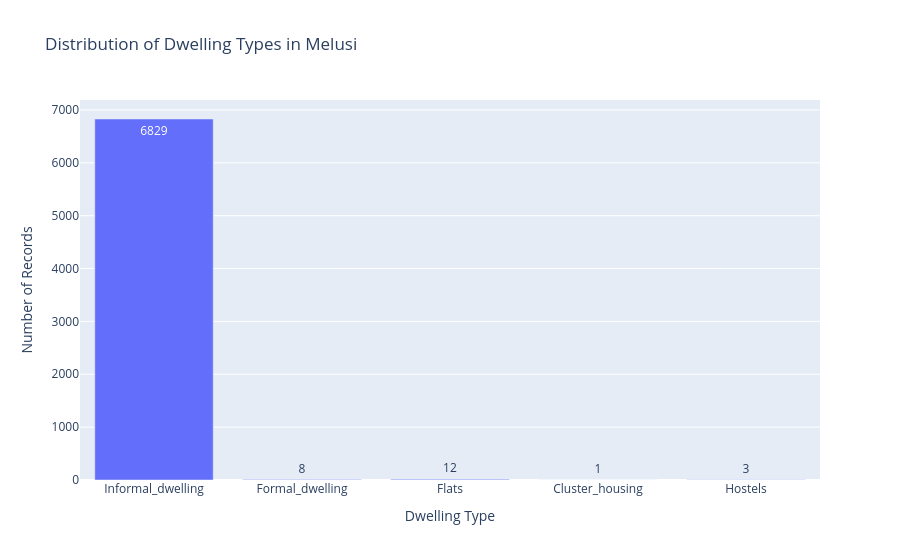

Notebook cell for this chart:
### Markdown cell above
# Dwelling type distribution

### Code cell
dwelling_cols = [
    "Informal_dwelling",
    "Formal_dwelling",
    "Flats",
    "Cluster_housing",
    "Hostels"
]

dwelling_counts = pd.DataFrame({
    "Dwelling Type": dwelling_cols,
    "Count": [
        melusi_df[col].astype(str).str.strip().str.lower().eq("yes").sum()
        for col in dwelling_cols
    ]
})

fig = px.bar(
    dwelling_counts,
    x="Dwelling Type",
    y="Count",
    title="Distribution of Dwelling Types in Melusi",
    text="Count"
)

fig.update_layout(xaxis_title="Dwelling Type", yaxis_title="Number of Records")
fig.show()

### Figure 1 — Plotly figure (JSON) as saved in the notebook; plotly's stock layout.template omitted (floating-point values rounded to 4 significant figures)
{"data": [{"hovertemplate": "Dwelling Type=%{x}<br>Count=%{text}<extra></extra>", "legendgroup": "", "marker": {"color": "#636efa", "pattern": {"shape": ""}}, "name": "", "orientation": "v", "showlegend": false, "text": [6829.0, 8.0, 12.0, 1.0, 3.0], "textposition": "auto", "type": "bar", "x": ["Informal_dwelling", "Formal_dwelling", "Flats", "Cluster_housing", "Hostels"], "xaxis": "x", "y": [6829, 8, 12, 1, 3], "yaxis": "y"}], "layout": {"barmode": "relative", "legend": {"tracegroupgap": 0}, "title": {"text": "Distribution of Dwelling Types in Melusi"}, "xaxis": {"anchor": "y", "domain": [0, 1], "title": {"text": "Dwelling Type"}}, "yaxis": {"anchor": "x", "domain": [0, 1], "title": {"text": "Number of Records"}}}}
